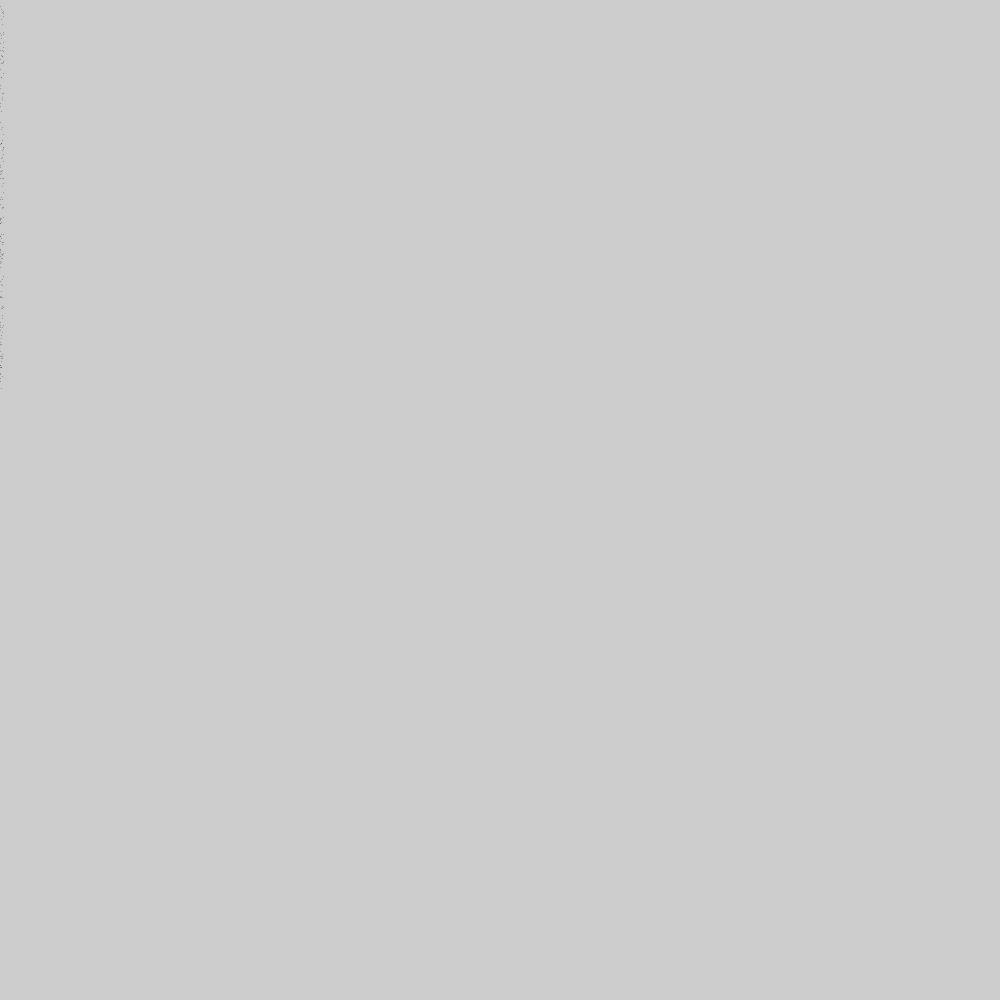
Frame 1 (no input)
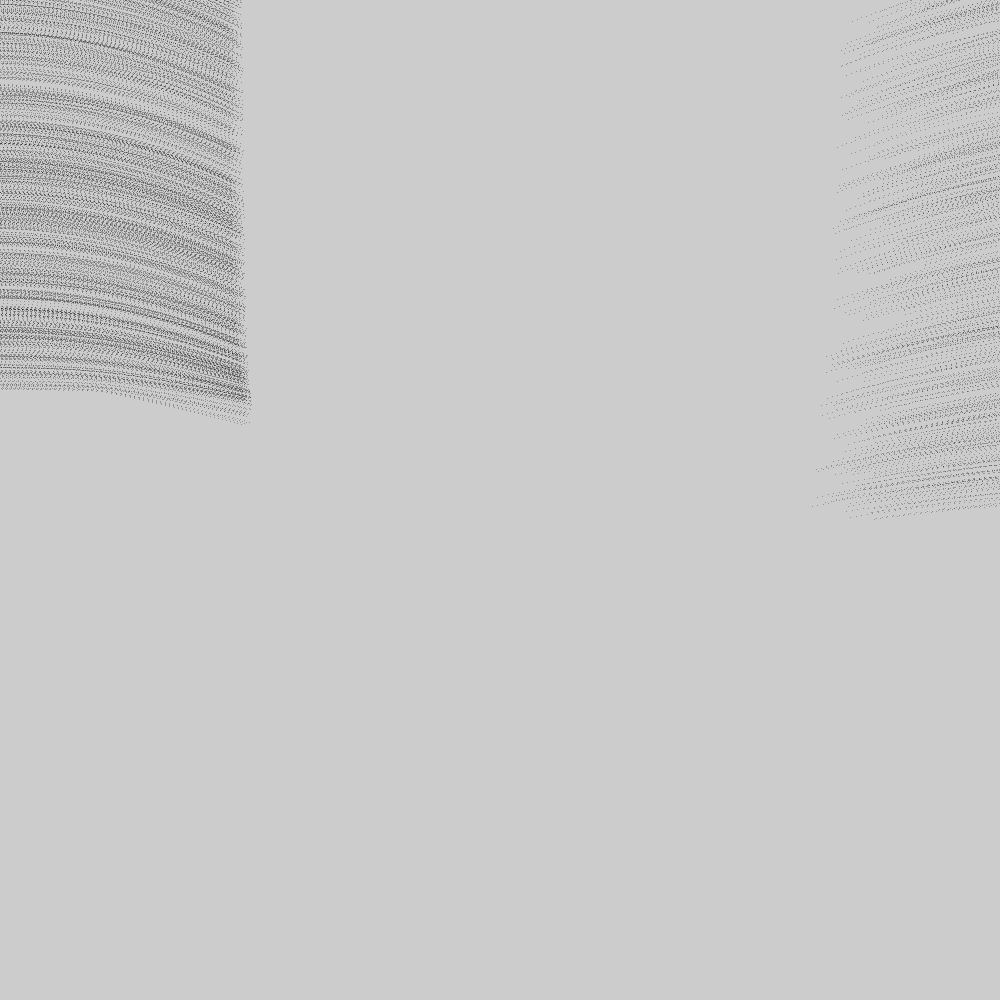
Frame 60 (the mouse pressed at the canvas centre just before this capture)
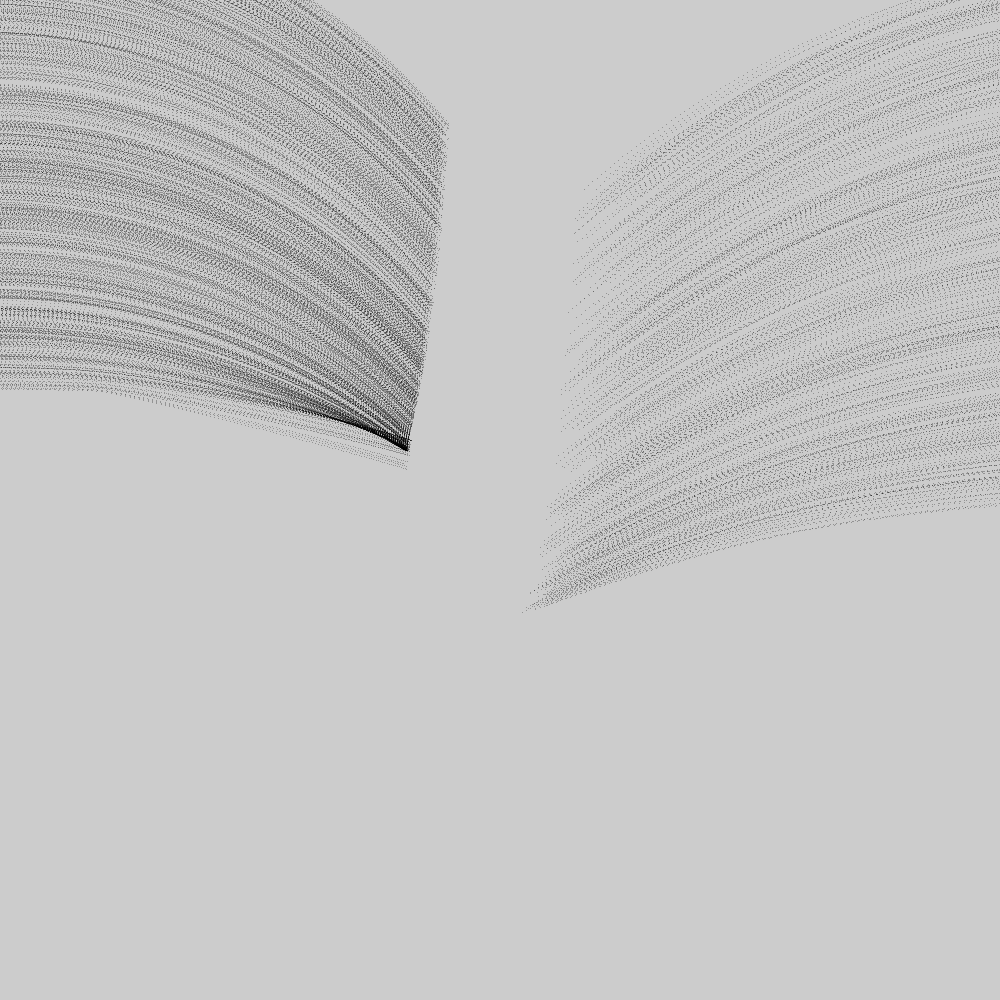
Frame 120 (the mouse held since frame 60 and released just before this capture)

The Processing sketch that drew these frames (run headless with seeded random() and noise(); from frame 60 on, the mouse is pressed at the canvas centre):

// Processing sketch: Exercise_02_08
// ── Exercise_02_08.pde
Mover[] movers1 = new Mover[1000];
Attractor a1;

Mover[] movers2 = new Mover[500];
Attractor a2;

void setup() {
  size(1000, 1000);
  pixelDensity(displayDensity());
  for (int i = 0; i < movers1.length; i++) {
    movers1[i] = new Mover(1,random(-20, 0),random(-100, 390), 4, 0);
  }
  a1 = new Attractor(100, 400);
  for (int i = 0; i < movers2.length; i++) {
    movers2[i] = new Mover(1,random(1100, 1250),random(-50, 500), -4, 0);
  }
  a2 = new Attractor(800, 600);
}

void draw() {
  //background(100);
  
  a1.drag();
  a1.hover(mouseX, mouseY);
  //a.render();
  
  for (int i = 0; i < movers1.length; i++) {
    PVector force = a1.attract(movers1[i]);
    movers1[i].applyForce(force);
    movers1[i].update();
    movers1[i].render();
  }
  for (int i = 0; i < movers2.length; i++) {
    PVector force = a2.attract(movers2[i]);
    movers2[i].applyForce(force);
    movers2[i].update();
    movers2[i].render();
  }
  
}

void mousePressed() {
  a1.clicked(mouseX, mouseY);
}

void mouseReleased() {
  a1.stopDragging();
}

// ── Attractor.pde
class Attractor {
  PVector pos;
  float mass;
  float G;
  //MOUSE INTERACTION VARIABLES
  boolean dragging = false; // Is the object being dragged?
  boolean rollover = false; // Is the mouse over the ellipse?
  PVector dragOffset;  // holds the offset for when object is clicked on

  Attractor(float _x, float _y) {
    pos = new PVector(_x, _y);
    mass = 20;
    G = 1;
    
    dragOffset = new PVector(0.0,0.0);
  }

  PVector attract (Mover _m) {
    PVector force = PVector.sub(pos, _m.pos);
    float distance = force.mag();
    distance = constrain(distance, 5.0, 25.0);

    force.normalize();
    float strength = (G * mass * _m.mass) / (distance * distance);
    force.mult(strength);

    return force;
  }

  void render() {
    noStroke();
    if (dragging) fill (0, 120);
    else if (rollover) fill(0, 100);
    else fill(0, 180);
    
    ellipse(pos.x, pos.y, mass * 2, mass * 2);
  }
  
  //MOUSE INTERACTION METHODS
  
  void clicked(int _mx, int _my) {
    float d = dist(_mx, _my, pos.x, pos.y);
    if (d < mass) {
      dragging = true;
      dragOffset.x = pos.x - _mx;
      dragOffset.y = pos.y - _my;
    }
  }
  
  void hover(int _mx, int _my) {
    float d = dist(_mx, _my, pos.x, pos.y);
    if (d < mass) {
      rollover = true;
    } else {
      rollover = false;
    }
  }
  
  void stopDragging() {
    dragging = false;
  }
  
  void drag() {
    if(dragging) {
      pos.x = mouseX + dragOffset.x;
      pos.y = mouseY + dragOffset.y;
    }
  }
}

// ── Mover.pde
class Mover {
  PVector pos;
  PVector vel;
  PVector acc;
  float mass;
  
  Mover(float _m, float _x, float _y, float _sx, float _sy) {
    pos = new PVector(_x, _y);
    vel = new PVector(_sx, _sy);
    acc = new PVector(0, 0);
    mass = _m;
  }
  
  void update() {
    vel.add(acc);
    pos.add(vel);
    acc.mult(0);
  }
  
  void render() {
    stroke(0, 100);
    //fill(200);
    point(pos.x, pos.y);
    //ellipse(pos.x, pos.y, 16, 16);
  }
  
  void applyForce(PVector _f) {
    PVector force = PVector.div(_f, mass);
    acc.add(force);
  }
  
}
